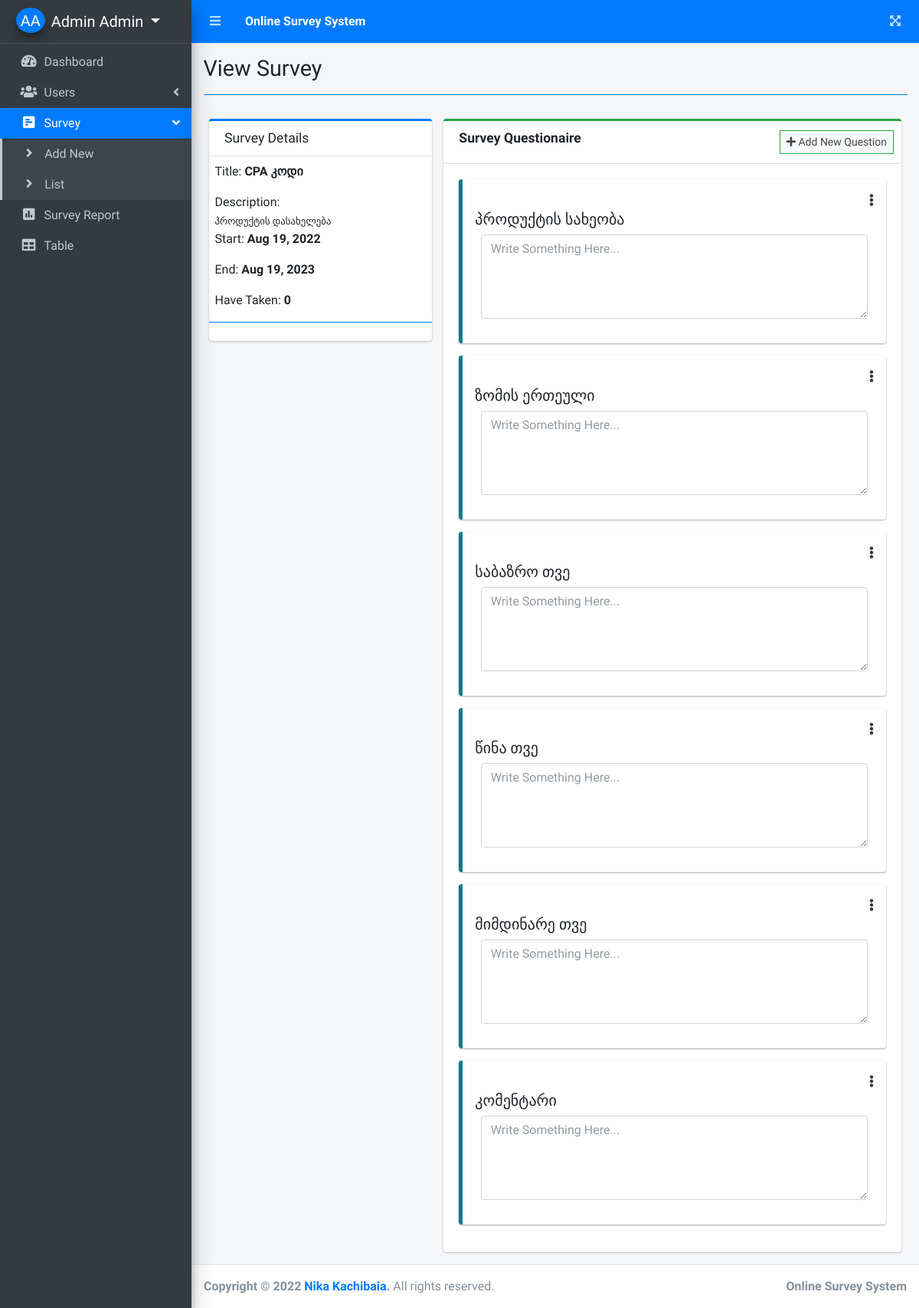
The page /index.php?page=view_survey&id=6 (signed in) on the database its author committed.
### tables this page shows
CREATE TABLE `questions` (
  `id` int(30) NOT NULL,
  `question` text NOT NULL,
  `frm_option` text NOT NULL,
  `type` varchar(50) NOT NULL,
  `order_by` int(11) NOT NULL,
  `survey_id` int(30) NOT NULL,
  `date_created` datetime NOT NULL DEFAULT current_timestamp()
);

### view_survey.php (the view, shortened to what this page needs)
<?php include 'db_connect.php' ?>
<?php
$qry = $conn->query("SELECT * FROM survey_set where id = ".$_GET['id'])->fetch_array();
$answers = $conn->query("SELECT distinct(user_id) from answers where survey_id ={$id}")->num_rows;
?>
<div class="col-lg-12">
	<div class="row">
		<div class="col-md-4">
			<div class="card card-outline card-primary">
				<div class="card-header">
					<h3 class="card-title">Survey Details</h3>
				</div>
				<div class="card-body p-0 py-2">
					<div class="container-fluid">
						<p>Title: <b><?php echo $stitle ?></b></p>
						<p class="mb-0">Description:</p>
						<small><?php echo $description; ?></small>
						<p>Start: <b><?php echo date("M d, Y",strtotime($start_date)) ?></b></p>
						<p>End: <b><?php echo date("M d, Y",strtotime($end_date)) ?></b></p>
						<p>Have Taken: <b><?php echo number_format($answers) ?></b></p>
					</div>
					<hr class="border-primary">
				</div>
			</div>
		</div>
		<div class="col-md-8">
			<div class="card card-outline card-success">
				<div class="card-header">
					<h3 class="card-title"><b>Survey Questionaire</b></h3>
					<div class="card-tools">
						<button class="btn btn-block btn-sm btn-default btn-flat border-success new_question" type="button"><i class="fa fa-plus"></i> Add New Question</button>
					</div>
				</div>
				<form action="" id="manage-sort">
				<div class="card-body ui-sortable">
					<?php
					$question = $conn->query("SELECT * FROM questions where survey_id = $id order by abs(order_by) asc,abs(id) asc");
					while($row=$question->fetch_assoc()):
					?>
					<div class="callout callout-info">
						<div class="row">
							<div class="col-md-12">
								<span class="dropleft float-right">
									<a class="fa fa-ellipsis-v text-dark" href="javascript:void(0)" data-toggle="dropdown" aria-haspopup="true" aria-expanded="false"></a>
								</span>
							</div>
						</div>
						<h5><?php echo $row['question'] ?></h5>
						<div class="col-md-12">
							<?php
								if($row['type'] == 'radio_opt'):
									foreach(json_decode($row['frm_option']) as $k => $v):
							?>
							<div class="icheck-primary">
		                        <input type="radio" id="option_<?php echo $k ?>" name="answer[<?php echo $row['id'] ?>]" value="<?php echo $k ?>" checked="">
		                        <label for="option_<?php echo $k ?>"><?php echo $v ?></label>
		                     </div>
								<?php endforeach; ?>
						<?php else: ?>
							<div class="form-group">
								<textarea name="answer[<?php echo $row['id'] ?>]" id="" cols="30" rows="4" class="form-control" placeholder="Write Something Here..."></textarea>
							</div>
						<?php endif; ?>
						</div>
					</div>
					<?php endwhile; ?>
				</div>
				</form>
			</div>
		</div>
	</div>
</div>

### index.php (shortened to what this page needs)
<!DOCTYPE html>
<html lang="en">
<?php
include 'header.php'
?>
<body class="hold-transition sidebar-mini layout-fixed layout-navbar-fixed layout-footer-fixed">
  <div class="wrapper">
    <?php include 'topbar.php' ?>
    <?php include 'sidebar.php' ?>
    <div class="content-wrapper">
      <div class="content-header">
        <div class="container-fluid">
          <div class="row mb-2">
            <div class="col-sm-6">
              <h1 class="m-0"><?php echo $title ?></h1>
            </div>
          </div>
          <hr class="border-primary">
        </div>
      </div>
      <section class="content">
        <div class="container-fluid">
          <?php
          $page = isset($_GET['page']) ? $_GET['page'] : 'home';
          include $page . '.php';
          ?>
        </div>
      </section>
    </div>
    <footer class="main-footer">
      <strong>Copyright &copy; 2022 <a href="https://facebook.com/akin777.hacker">Nika Kachibaia</a>.</strong>
      All rights reserved.
      <div class="float-right d-none d-sm-inline-block">
        <b>Online Survey System</b>
      </div>
    </footer>
  </div>
</body>
</html>

### header.php (shortened to what this page needs)
<head>
  <?php
  $title = isset($_GET['page']) ? ucwords(str_replace("_", ' ', $_GET['page'])) : "Home";
  ?>
  <link rel="stylesheet" href="assets/plugins/fontawesome-free/css/all.min.css">
  <link rel="stylesheet" href="assets/plugins/overlayScrollbars/css/OverlayScrollbars.min.css">
  <link rel="stylesheet" href="assets/plugins/datatables-bs4/css/dataTables.bootstrap4.min.css">
  <link rel="stylesheet" href="assets/plugins/datatables-responsive/css/responsive.bootstrap4.min.css">
  <link rel="stylesheet" href="assets/plugins/datatables-buttons/css/buttons.bootstrap4.min.css">
  <link rel="stylesheet" href="assets/plugins/select2/css/select2.min.css">
  <link rel="stylesheet" href="assets/plugins/select2-bootstrap4-theme/select2-bootstrap4.min.css">
  <link rel="stylesheet" href="assets/plugins/sweetalert2-theme-bootstrap-4/bootstrap-4.min.css">
  <link rel="stylesheet" href="assets/plugins/toastr/toastr.min.css">
  <link rel="stylesheet" href="assets/plugins/icheck-bootstrap/icheck-bootstrap.min.css">
  <link rel="stylesheet" href="assets/dist/css/adminlte.min.css">
  <link rel="stylesheet" href="assets/dist/css/styles.css">
  <link rel="stylesheet" href="assets/plugins/summernote/summernote-bs4.min.css">
</head>

### topbar.php
<nav class="main-header navbar navbar-expand navbar-primary navbar-dark ">
  <ul class="navbar-nav">
    <li class="nav-item">
      <a class="nav-link" data-widget="pushmenu" href="#" role="button"><i class="fas fa-bars"></i></a>
    </li>
    <li>
      <a class="nav-link text-white"  href="./" role="button"> <large><b>Online Survey System</b></large></a>
    </li>
  </ul>
  <ul class="navbar-nav ml-auto">
    <li class="nav-item">
      <a class="nav-link" data-widget="fullscreen" href="#" role="button">
        <i class="fas fa-expand-arrows-alt"></i>
      </a>
    </li>
  </ul>
</nav>

### sidebar.php (shortened to what this page needs)
<aside class="main-sidebar sidebar-dark-primary elevation-4">
  <div class="dropdown">
    <a href="javascript:void(0)" class="brand-link dropdown-toggle" data-toggle="dropdown" aria-expanded="true">
      <span class="brand-image img-circle elevation-3 d-flex justify-content-center align-items-center bg-primary text-white font-weight-500" style="width: 38px;height:50px"><?php echo strtoupper(substr($_SESSION['login_firstname'], 0, 1) . substr($_SESSION['login_lastname'], 0, 1)) ?></span>
      <span class="brand-text font-weight-light"><?php echo ucwords($_SESSION['login_firstname'] . ' ' . $_SESSION['login_lastname']) ?></span>
    </a>
  </div>
  <div class="sidebar">
    <nav class="mt-2">
      <ul class="nav nav-pills nav-sidebar flex-column nav-flat" data-widget="treeview" role="menu" data-accordion="false">
        <li class="nav-item dropdown">
          <a href="./" class="nav-link nav-home">
            <i class="nav-icon fas fa-tachometer-alt"></i>
            <p>
              Dashboard
            </p>
          </a>
        </li>
        <?php if ($_SESSION['login_type'] == 1) : ?>
          <li class="nav-item">
            <a href="#" class="nav-link nav-edit_user">
              <i class="nav-icon fas fa-users"></i>
              <p>
                Users
                <i class="right fas fa-angle-left"></i>
              </p>
            </a>
          </li>
          <li class="nav-item">
            <a href="#" class="nav-link nav-is-tree nav-edit_survey nav-view_survey">
              <i class="nav-icon fa fa-poll-h"></i>
              <p>
                Survey
                <i class="right fas fa-angle-left"></i>
              </p>
            </a>
            <ul class="nav nav-treeview">
              <li class="nav-item">
                <a href="./index.php?page=new_survey" class="nav-link nav-new_survey tree-item">
                  <i class="fas fa-angle-right nav-icon"></i>
                  <p>Add New</p>
                </a>
              </li>
              <li class="nav-item">
                <a href="./index.php?page=survey_list" class="nav-link nav-survey_list tree-item">
                  <i class="fas fa-angle-right nav-icon"></i>
                  <p>List</p>
                </a>
              </li>
            </ul>
          </li>
          <li class="nav-item">
            <a href="./index.php?page=survey_report" class="nav-link nav-survey_report">
              <i class="nav-icon fas fa-poll"></i>
              <p>
                Survey Report
              </p>
            </a>
          </li>
          <li class="nav-item">
            <a href="./surveytable/index.php" class="nav-link">
              <i class="nav-icon fas fa-solid fa-table"></i>
              <p>
                Table
              </p>
            </a>
          </li>
        <?php endif; ?>
      </ul>
    </nav>
  </div>
</aside>

### rows shown on the page
questions: question "პროდუქტის სახეობა", id "Write Something Here..."
questions: question "ზომის ერთეული", id "Write Something Here..."
questions: question "საბაზრო თვე", id "Write Something Here..."
questions: question "წინა თვე", id "Write Something Here..."
questions: question "მიმდინარე თვე", id "Write Something Here..."
questions: question "კომენტარი", id "Write Something Here..."

### other values the page prints
$_SESSION['login_firstname'] . ' ' . $_SESSION['login_lastname'] "Admin Admin"
$title "View Survey"
$stitle "CPA კოდი"
$description "პროდუქტის დასახელება"
date("M d, Y",strtotime($start_date)) "Aug 19, 2022"
date("M d, Y",strtotime($end_date)) "Aug 19, 2023"
$answers "0"
